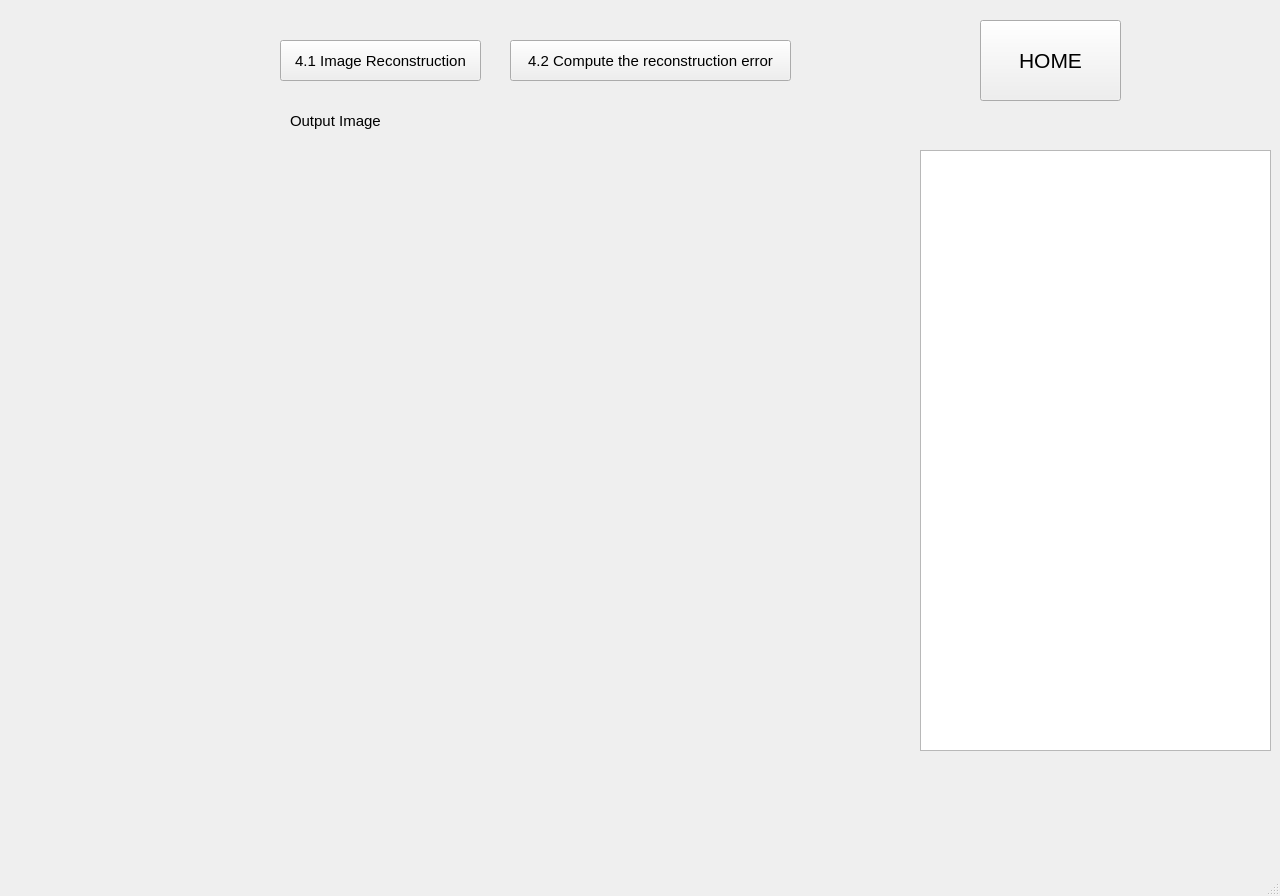
<?xml version="1.0" encoding="UTF-8"?>
<ui version="4.0">
 <class>MainWindow</class>
 <widget class="QMainWindow" name="MainWindow">
  <property name="geometry">
   <rect>
    <x>0</x>
    <y>0</y>
    <width>1280</width>
    <height>896</height>
   </rect>
  </property>
  <property name="windowTitle">
   <string>MainWindow</string>
  </property>
  <widget class="QWidget" name="centralwidget">
   <widget class="QStackedWidget" name="stackedWidget">
    <property name="geometry">
     <rect>
      <x>-40</x>
      <y>-10</y>
      <width>1321</width>
      <height>871</height>
     </rect>
    </property>
    <property name="font">
     <font>
      <pointsize>11</pointsize>
     </font>
    </property>
    <property name="currentIndex">
     <number>2</number>
    </property>
    <widget class="QWidget" name="page">
     <widget class="QLabel" name="label_4">
      <property name="geometry">
       <rect>
        <x>460</x>
        <y>100</y>
        <width>401</width>
        <height>81</height>
       </rect>
      </property>
      <property name="font">
       <font>
        <pointsize>17</pointsize>
       </font>
      </property>
      <property name="text">
       <string>(Computer Vision and Deep Learning)</string>
      </property>
     </widget>
     <widget class="QPushButton" name="pushButton_image_2">
      <property name="geometry">
       <rect>
        <x>390</x>
        <y>390</y>
        <width>161</width>
        <height>71</height>
       </rect>
      </property>
      <property name="text">
       <string>2. Optical Flow</string>
      </property>
     </widget>
     <widget class="QLabel" name="label_5">
      <property name="geometry">
       <rect>
        <x>500</x>
        <y>250</y>
        <width>81</width>
        <height>41</height>
       </rect>
      </property>
      <property name="font">
       <font>
        <pointsize>15</pointsize>
       </font>
      </property>
      <property name="text">
       <string>張軍斌</string>
      </property>
     </widget>
     <widget class="QLabel" name="label_6">
      <property name="geometry">
       <rect>
        <x>610</x>
        <y>250</y>
        <width>81</width>
        <height>41</height>
       </rect>
      </property>
      <property name="font">
       <font>
        <pointsize>15</pointsize>
       </font>
      </property>
      <property name="text">
       <string>資工所</string>
      </property>
     </widget>
     <widget class="QPushButton" name="pushButton_image_5">
      <property name="geometry">
       <rect>
        <x>970</x>
        <y>390</y>
        <width>171</width>
        <height>71</height>
       </rect>
      </property>
      <property name="text">
       <string>5. ResNet50</string>
      </property>
     </widget>
     <widget class="QPushButton" name="pushButton_image_1">
      <property name="geometry">
       <rect>
        <x>170</x>
        <y>390</y>
        <width>201</width>
        <height>71</height>
       </rect>
      </property>
      <property name="text">
       <string>1. Background Subtraction</string>
      </property>
     </widget>
     <widget class="QLabel" name="label">
      <property name="geometry">
       <rect>
        <x>590</x>
        <y>170</y>
        <width>141</width>
        <height>51</height>
       </rect>
      </property>
      <property name="font">
       <font>
        <pointsize>18</pointsize>
       </font>
      </property>
      <property name="text">
       <string>Homework 2
</string>
      </property>
     </widget>
     <widget class="QLabel" name="label_2">
      <property name="geometry">
       <rect>
        <x>710</x>
        <y>250</y>
        <width>111</width>
        <height>41</height>
       </rect>
      </property>
      <property name="font">
       <font>
        <pointsize>15</pointsize>
       </font>
      </property>
      <property name="text">
       <string>P78083025</string>
      </property>
     </widget>
     <widget class="QPushButton" name="pushButton_image_3">
      <property name="geometry">
       <rect>
        <x>570</x>
        <y>390</y>
        <width>201</width>
        <height>71</height>
       </rect>
      </property>
      <property name="text">
       <string>3. Perspective Transform</string>
      </property>
     </widget>
     <widget class="QPushButton" name="pushButton_image_4">
      <property name="geometry">
       <rect>
        <x>790</x>
        <y>390</y>
        <width>161</width>
        <height>71</height>
       </rect>
      </property>
      <property name="text">
       <string>4. PCA</string>
      </property>
     </widget>
     <widget class="QLabel" name="label_3">
      <property name="geometry">
       <rect>
        <x>500</x>
        <y>20</y>
        <width>321</width>
        <height>151</height>
       </rect>
      </property>
      <property name="font">
       <font>
        <pointsize>26</pointsize>
       </font>
      </property>
      <property name="text">
       <string>電腦視覺與深度學習
</string>
      </property>
     </widget>
    </widget>
    <widget class="QWidget" name="page_3">
     <widget class="QPushButton" name="pushButton_image_12">
      <property name="geometry">
       <rect>
        <x>390</x>
        <y>60</y>
        <width>191</width>
        <height>41</height>
       </rect>
      </property>
      <property name="text">
       <string>Perspective Transform</string>
      </property>
     </widget>
     <widget class="QPushButton" name="pushButton_image_13">
      <property name="geometry">
       <rect>
        <x>1030</x>
        <y>40</y>
        <width>141</width>
        <height>81</height>
       </rect>
      </property>
      <property name="font">
       <font>
        <pointsize>16</pointsize>
       </font>
      </property>
      <property name="text">
       <string>HOME</string>
      </property>
     </widget>
     <widget class="QLabel" name="label_inputimage_4">
      <property name="geometry">
       <rect>
        <x>359</x>
        <y>200</y>
        <width>960</width>
        <height>451</height>
       </rect>
      </property>
      <property name="font">
       <font>
        <family>Times New Roman</family>
        <pointsize>12</pointsize>
        <weight>75</weight>
        <bold>true</bold>
       </font>
      </property>
      <property name="autoFillBackground">
       <bool>true</bool>
      </property>
      <property name="frameShadow">
       <enum>QFrame::Plain</enum>
      </property>
      <property name="text">
       <string/>
      </property>
     </widget>
     <widget class="QTextBrowser" name="textBrowser_image_4">
      <property name="geometry">
       <rect>
        <x>50</x>
        <y>200</y>
        <width>291</width>
        <height>221</height>
       </rect>
      </property>
     </widget>
     <widget class="QPushButton" name="pushButton_image_18">
      <property name="geometry">
       <rect>
        <x>610</x>
        <y>60</y>
        <width>111</width>
        <height>41</height>
       </rect>
      </property>
      <property name="text">
       <string>Play Video</string>
      </property>
     </widget>
     <widget class="QLabel" name="label_input_12">
      <property name="enabled">
       <bool>true</bool>
      </property>
      <property name="geometry">
       <rect>
        <x>847</x>
        <y>150</y>
        <width>471</width>
        <height>41</height>
       </rect>
      </property>
      <property name="layoutDirection">
       <enum>Qt::RightToLeft</enum>
      </property>
      <property name="autoFillBackground">
       <bool>false</bool>
      </property>
      <property name="locale">
       <locale language="Chinese" country="China"/>
      </property>
      <property name="text">
       <string>Perspective Transform Video</string>
      </property>
      <property name="textFormat">
       <enum>Qt::AutoText</enum>
      </property>
      <property name="scaledContents">
       <bool>false</bool>
      </property>
      <property name="alignment">
       <set>Qt::AlignCenter</set>
      </property>
      <property name="wordWrap">
       <bool>false</bool>
      </property>
     </widget>
     <widget class="QLabel" name="label_input_9">
      <property name="enabled">
       <bool>true</bool>
      </property>
      <property name="geometry">
       <rect>
        <x>353</x>
        <y>150</y>
        <width>481</width>
        <height>41</height>
       </rect>
      </property>
      <property name="layoutDirection">
       <enum>Qt::RightToLeft</enum>
      </property>
      <property name="autoFillBackground">
       <bool>false</bool>
      </property>
      <property name="locale">
       <locale language="Chinese" country="China"/>
      </property>
      <property name="text">
       <string>Original Video</string>
      </property>
      <property name="textFormat">
       <enum>Qt::AutoText</enum>
      </property>
      <property name="scaledContents">
       <bool>false</bool>
      </property>
      <property name="alignment">
       <set>Qt::AlignCenter</set>
      </property>
      <property name="wordWrap">
       <bool>false</bool>
      </property>
     </widget>
     <widget class="QLabel" name="label_inputimage_6">
      <property name="geometry">
       <rect>
        <x>50</x>
        <y>430</y>
        <width>290</width>
        <height>221</height>
       </rect>
      </property>
      <property name="font">
       <font>
        <family>Times New Roman</family>
        <pointsize>12</pointsize>
        <weight>75</weight>
        <bold>true</bold>
       </font>
      </property>
      <property name="autoFillBackground">
       <bool>true</bool>
      </property>
      <property name="frameShadow">
       <enum>QFrame::Plain</enum>
      </property>
      <property name="text">
       <string/>
      </property>
     </widget>
    </widget>
    <widget class="QWidget" name="page_4">
     <widget class="QPushButton" name="pushButton_image_14">
      <property name="geometry">
       <rect>
        <x>320</x>
        <y>50</y>
        <width>201</width>
        <height>41</height>
       </rect>
      </property>
      <property name="text">
       <string>4.1 Image Reconstruction</string>
      </property>
     </widget>
     <widget class="QPushButton" name="pushButton_image_16">
      <property name="geometry">
       <rect>
        <x>1020</x>
        <y>30</y>
        <width>141</width>
        <height>81</height>
       </rect>
      </property>
      <property name="font">
       <font>
        <pointsize>16</pointsize>
       </font>
      </property>
      <property name="text">
       <string>HOME</string>
      </property>
     </widget>
     <widget class="QLabel" name="label_inputimage_5">
      <property name="geometry">
       <rect>
        <x>50</x>
        <y>160</y>
        <width>900</width>
        <height>600</height>
       </rect>
      </property>
      <property name="font">
       <font>
        <family>Times New Roman</family>
        <pointsize>12</pointsize>
        <weight>75</weight>
        <bold>true</bold>
       </font>
      </property>
      <property name="autoFillBackground">
       <bool>true</bool>
      </property>
      <property name="frameShadow">
       <enum>QFrame::Plain</enum>
      </property>
      <property name="text">
       <string/>
      </property>
     </widget>
     <widget class="QPushButton" name="pushButton_image_15">
      <property name="geometry">
       <rect>
        <x>550</x>
        <y>50</y>
        <width>281</width>
        <height>41</height>
       </rect>
      </property>
      <property name="text">
       <string>4.2 Compute the reconstruction error</string>
      </property>
     </widget>
     <widget class="QLabel" name="label_input_10">
      <property name="enabled">
       <bool>true</bool>
      </property>
      <property name="geometry">
       <rect>
        <x>330</x>
        <y>110</y>
        <width>101</width>
        <height>41</height>
       </rect>
      </property>
      <property name="layoutDirection">
       <enum>Qt::RightToLeft</enum>
      </property>
      <property name="autoFillBackground">
       <bool>false</bool>
      </property>
      <property name="locale">
       <locale language="Chinese" country="China"/>
      </property>
      <property name="text">
       <string>Output Image</string>
      </property>
      <property name="textFormat">
       <enum>Qt::AutoText</enum>
      </property>
      <property name="scaledContents">
       <bool>false</bool>
      </property>
      <property name="wordWrap">
       <bool>false</bool>
      </property>
     </widget>
     <widget class="QTextBrowser" name="textBrowser_image_3">
      <property name="geometry">
       <rect>
        <x>960</x>
        <y>160</y>
        <width>351</width>
        <height>601</height>
       </rect>
      </property>
     </widget>
    </widget>
    <widget class="QWidget" name="page_5">
     <widget class="QPushButton" name="pushButton_image_25">
      <property name="geometry">
       <rect>
        <x>51</x>
        <y>50</y>
        <width>191</width>
        <height>41</height>
       </rect>
      </property>
      <property name="text">
       <string>5.1 Show Training Image</string>
      </property>
     </widget>
     <widget class="QPushButton" name="pushButton_image_26">
      <property name="geometry">
       <rect>
        <x>251</x>
        <y>50</y>
        <width>191</width>
        <height>41</height>
       </rect>
      </property>
      <property name="text">
       <string>5.2 Show TensorBoard</string>
      </property>
     </widget>
     <widget class="QLabel" name="label_input_17">
      <property name="enabled">
       <bool>true</bool>
      </property>
      <property name="geometry">
       <rect>
        <x>51</x>
        <y>100</y>
        <width>481</width>
        <height>41</height>
       </rect>
      </property>
      <property name="layoutDirection">
       <enum>Qt::RightToLeft</enum>
      </property>
      <property name="autoFillBackground">
       <bool>false</bool>
      </property>
      <property name="locale">
       <locale language="Chinese" country="China"/>
      </property>
      <property name="text">
       <string>Training Image</string>
      </property>
      <property name="textFormat">
       <enum>Qt::AutoText</enum>
      </property>
      <property name="scaledContents">
       <bool>false</bool>
      </property>
      <property name="alignment">
       <set>Qt::AlignCenter</set>
      </property>
      <property name="wordWrap">
       <bool>false</bool>
      </property>
     </widget>
     <widget class="QLabel" name="label_input_18">
      <property name="enabled">
       <bool>true</bool>
      </property>
      <property name="geometry">
       <rect>
        <x>870</x>
        <y>110</y>
        <width>431</width>
        <height>41</height>
       </rect>
      </property>
      <property name="layoutDirection">
       <enum>Qt::LeftToRight</enum>
      </property>
      <property name="autoFillBackground">
       <bool>false</bool>
      </property>
      <property name="locale">
       <locale language="Chinese" country="China"/>
      </property>
      <property name="text">
       <string>Test Image</string>
      </property>
      <property name="textFormat">
       <enum>Qt::AutoText</enum>
      </property>
      <property name="scaledContents">
       <bool>false</bool>
      </property>
      <property name="alignment">
       <set>Qt::AlignCenter</set>
      </property>
      <property name="wordWrap">
       <bool>false</bool>
      </property>
     </widget>
     <widget class="QPushButton" name="pushButton_image_27">
      <property name="geometry">
       <rect>
        <x>452</x>
        <y>50</y>
        <width>181</width>
        <height>41</height>
       </rect>
      </property>
      <property name="text">
       <string>5.3 Show Test Image</string>
      </property>
     </widget>
     <widget class="QPushButton" name="pushButton_image_28">
      <property name="geometry">
       <rect>
        <x>1151</x>
        <y>30</y>
        <width>141</width>
        <height>81</height>
       </rect>
      </property>
      <property name="font">
       <font>
        <pointsize>16</pointsize>
       </font>
      </property>
      <property name="text">
       <string>HOME</string>
      </property>
     </widget>
     <widget class="QLabel" name="label_inputimage_9">
      <property name="geometry">
       <rect>
        <x>41</x>
        <y>140</y>
        <width>820</width>
        <height>270</height>
       </rect>
      </property>
      <property name="font">
       <font>
        <family>Times New Roman</family>
        <pointsize>12</pointsize>
        <weight>75</weight>
        <bold>true</bold>
       </font>
      </property>
      <property name="autoFillBackground">
       <bool>true</bool>
      </property>
      <property name="frameShadow">
       <enum>QFrame::Plain</enum>
      </property>
      <property name="text">
       <string/>
      </property>
     </widget>
     <widget class="QLabel" name="label_input_21">
      <property name="enabled">
       <bool>true</bool>
      </property>
      <property name="geometry">
       <rect>
        <x>881</x>
        <y>470</y>
        <width>431</width>
        <height>41</height>
       </rect>
      </property>
      <property name="layoutDirection">
       <enum>Qt::RightToLeft</enum>
      </property>
      <property name="autoFillBackground">
       <bool>false</bool>
      </property>
      <property name="locale">
       <locale language="Chinese" country="China"/>
      </property>
      <property name="text">
       <string>Random-Erasing effect comparison</string>
      </property>
      <property name="textFormat">
       <enum>Qt::AutoText</enum>
      </property>
      <property name="scaledContents">
       <bool>false</bool>
      </property>
      <property name="alignment">
       <set>Qt::AlignCenter</set>
      </property>
      <property name="wordWrap">
       <bool>false</bool>
      </property>
     </widget>
     <widget class="QLabel" name="label_inputimage_18">
      <property name="geometry">
       <rect>
        <x>880</x>
        <y>160</y>
        <width>420</width>
        <height>300</height>
       </rect>
      </property>
      <property name="font">
       <font>
        <family>Times New Roman</family>
        <pointsize>12</pointsize>
        <weight>75</weight>
        <bold>true</bold>
       </font>
      </property>
      <property name="autoFillBackground">
       <bool>true</bool>
      </property>
      <property name="frameShadow">
       <enum>QFrame::Plain</enum>
      </property>
      <property name="text">
       <string/>
      </property>
     </widget>
     <widget class="QLabel" name="label_inputimage_19">
      <property name="geometry">
       <rect>
        <x>41</x>
        <y>420</y>
        <width>820</width>
        <height>430</height>
       </rect>
      </property>
      <property name="font">
       <font>
        <family>Times New Roman</family>
        <pointsize>12</pointsize>
        <weight>75</weight>
        <bold>true</bold>
       </font>
      </property>
      <property name="autoFillBackground">
       <bool>true</bool>
      </property>
      <property name="frameShadow">
       <enum>QFrame::Plain</enum>
      </property>
      <property name="text">
       <string/>
      </property>
     </widget>
     <widget class="QPushButton" name="pushButton_image_29">
      <property name="geometry">
       <rect>
        <x>642</x>
        <y>50</y>
        <width>191</width>
        <height>41</height>
       </rect>
      </property>
      <property name="text">
       <string>5.4 Improve ResNet50</string>
      </property>
     </widget>
     <widget class="QLabel" name="label_input_22">
      <property name="enabled">
       <bool>true</bool>
      </property>
      <property name="geometry">
       <rect>
        <x>51</x>
        <y>7</y>
        <width>411</width>
        <height>41</height>
       </rect>
      </property>
      <property name="font">
       <font>
        <pointsize>14</pointsize>
       </font>
      </property>
      <property name="layoutDirection">
       <enum>Qt::RightToLeft</enum>
      </property>
      <property name="autoFillBackground">
       <bool>false</bool>
      </property>
      <property name="locale">
       <locale language="Chinese" country="China"/>
      </property>
      <property name="text">
       <string>5. Dogs and Cats classification Using ResNet50</string>
      </property>
      <property name="textFormat">
       <enum>Qt::AutoText</enum>
      </property>
      <property name="scaledContents">
       <bool>false</bool>
      </property>
      <property name="wordWrap">
       <bool>false</bool>
      </property>
     </widget>
     <widget class="QLabel" name="label_inputimage_20">
      <property name="geometry">
       <rect>
        <x>880</x>
        <y>519</y>
        <width>420</width>
        <height>330</height>
       </rect>
      </property>
      <property name="font">
       <font>
        <family>Times New Roman</family>
        <pointsize>12</pointsize>
        <weight>75</weight>
        <bold>true</bold>
       </font>
      </property>
      <property name="autoFillBackground">
       <bool>true</bool>
      </property>
      <property name="frameShadow">
       <enum>QFrame::Plain</enum>
      </property>
      <property name="text">
       <string/>
      </property>
     </widget>
    </widget>
    <widget class="QWidget" name="page_2">
     <widget class="QPushButton" name="pushButton_image_10">
      <property name="geometry">
       <rect>
        <x>1030</x>
        <y>20</y>
        <width>141</width>
        <height>81</height>
       </rect>
      </property>
      <property name="font">
       <font>
        <pointsize>16</pointsize>
       </font>
      </property>
      <property name="text">
       <string>HOME</string>
      </property>
     </widget>
     <widget class="QPushButton" name="pushButton_image_11">
      <property name="geometry">
       <rect>
        <x>400</x>
        <y>40</y>
        <width>231</width>
        <height>41</height>
       </rect>
      </property>
      <property name="text">
       <string>Background Subtraction</string>
      </property>
     </widget>
     <widget class="QLabel" name="label_inputimage_3">
      <property name="geometry">
       <rect>
        <x>340</x>
        <y>170</y>
        <width>1000</width>
        <height>400</height>
       </rect>
      </property>
      <property name="font">
       <font>
        <family>Times New Roman</family>
        <pointsize>12</pointsize>
        <weight>75</weight>
        <bold>true</bold>
       </font>
      </property>
      <property name="autoFillBackground">
       <bool>true</bool>
      </property>
      <property name="frameShadow">
       <enum>QFrame::Plain</enum>
      </property>
      <property name="text">
       <string/>
      </property>
     </widget>
     <widget class="QLabel" name="label_input_8">
      <property name="enabled">
       <bool>true</bool>
      </property>
      <property name="geometry">
       <rect>
        <x>334</x>
        <y>120</y>
        <width>491</width>
        <height>41</height>
       </rect>
      </property>
      <property name="layoutDirection">
       <enum>Qt::RightToLeft</enum>
      </property>
      <property name="autoFillBackground">
       <bool>false</bool>
      </property>
      <property name="locale">
       <locale language="Chinese" country="China"/>
      </property>
      <property name="text">
       <string>Original Video</string>
      </property>
      <property name="textFormat">
       <enum>Qt::AutoText</enum>
      </property>
      <property name="scaledContents">
       <bool>false</bool>
      </property>
      <property name="alignment">
       <set>Qt::AlignCenter</set>
      </property>
      <property name="wordWrap">
       <bool>false</bool>
      </property>
     </widget>
     <widget class="QTextBrowser" name="textBrowser_image_2">
      <property name="geometry">
       <rect>
        <x>50</x>
        <y>170</y>
        <width>271</width>
        <height>401</height>
       </rect>
      </property>
     </widget>
     <widget class="QPushButton" name="pushButton_image_17">
      <property name="geometry">
       <rect>
        <x>660</x>
        <y>40</y>
        <width>121</width>
        <height>41</height>
       </rect>
      </property>
      <property name="text">
       <string>Play Video</string>
      </property>
     </widget>
     <widget class="QLabel" name="label_input_11">
      <property name="enabled">
       <bool>true</bool>
      </property>
      <property name="geometry">
       <rect>
        <x>830</x>
        <y>120</y>
        <width>481</width>
        <height>41</height>
       </rect>
      </property>
      <property name="layoutDirection">
       <enum>Qt::RightToLeft</enum>
      </property>
      <property name="autoFillBackground">
       <bool>false</bool>
      </property>
      <property name="locale">
       <locale language="Chinese" country="China"/>
      </property>
      <property name="text">
       <string>Background Subtraction Video</string>
      </property>
      <property name="textFormat">
       <enum>Qt::AutoText</enum>
      </property>
      <property name="scaledContents">
       <bool>false</bool>
      </property>
      <property name="alignment">
       <set>Qt::AlignCenter</set>
      </property>
      <property name="wordWrap">
       <bool>false</bool>
      </property>
     </widget>
    </widget>
    <widget class="QWidget" name="page_1">
     <widget class="QPushButton" name="pushButton_image_6">
      <property name="geometry">
       <rect>
        <x>210</x>
        <y>30</y>
        <width>161</width>
        <height>41</height>
       </rect>
      </property>
      <property name="text">
       <string>2.1 Preprocessing</string>
      </property>
     </widget>
     <widget class="QLabel" name="label_inputimage">
      <property name="geometry">
       <rect>
        <x>50</x>
        <y>420</y>
        <width>450</width>
        <height>360</height>
       </rect>
      </property>
      <property name="font">
       <font>
        <family>Times New Roman</family>
        <pointsize>12</pointsize>
        <weight>75</weight>
        <bold>true</bold>
       </font>
      </property>
      <property name="autoFillBackground">
       <bool>true</bool>
      </property>
      <property name="frameShadow">
       <enum>QFrame::Plain</enum>
      </property>
      <property name="text">
       <string/>
      </property>
     </widget>
     <widget class="QPushButton" name="pushButton_image_7">
      <property name="geometry">
       <rect>
        <x>400</x>
        <y>30</y>
        <width>161</width>
        <height>41</height>
       </rect>
      </property>
      <property name="text">
       <string>2.2 Video Tracking</string>
      </property>
     </widget>
     <widget class="QLabel" name="label_input_3">
      <property name="enabled">
       <bool>true</bool>
      </property>
      <property name="geometry">
       <rect>
        <x>530</x>
        <y>130</y>
        <width>771</width>
        <height>41</height>
       </rect>
      </property>
      <property name="layoutDirection">
       <enum>Qt::RightToLeft</enum>
      </property>
      <property name="autoFillBackground">
       <bool>false</bool>
      </property>
      <property name="locale">
       <locale language="Chinese" country="China"/>
      </property>
      <property name="text">
       <string>Optical Flow  Video tracking</string>
      </property>
      <property name="textFormat">
       <enum>Qt::AutoText</enum>
      </property>
      <property name="scaledContents">
       <bool>false</bool>
      </property>
      <property name="alignment">
       <set>Qt::AlignCenter</set>
      </property>
      <property name="wordWrap">
       <bool>false</bool>
      </property>
     </widget>
     <widget class="QLabel" name="label_input_4">
      <property name="enabled">
       <bool>true</bool>
      </property>
      <property name="geometry">
       <rect>
        <x>60</x>
        <y>30</y>
        <width>131</width>
        <height>41</height>
       </rect>
      </property>
      <property name="font">
       <font>
        <pointsize>14</pointsize>
       </font>
      </property>
      <property name="layoutDirection">
       <enum>Qt::RightToLeft</enum>
      </property>
      <property name="autoFillBackground">
       <bool>false</bool>
      </property>
      <property name="locale">
       <locale language="Chinese" country="China"/>
      </property>
      <property name="text">
       <string>2. Optical Flow</string>
      </property>
      <property name="textFormat">
       <enum>Qt::AutoText</enum>
      </property>
      <property name="scaledContents">
       <bool>false</bool>
      </property>
      <property name="wordWrap">
       <bool>false</bool>
      </property>
     </widget>
     <widget class="QPushButton" name="pushButton_image_8">
      <property name="geometry">
       <rect>
        <x>580</x>
        <y>30</y>
        <width>131</width>
        <height>41</height>
       </rect>
      </property>
      <property name="text">
       <string>Play Video</string>
      </property>
     </widget>
     <widget class="QTextBrowser" name="textBrowser_image">
      <property name="geometry">
       <rect>
        <x>50</x>
        <y>100</y>
        <width>451</width>
        <height>261</height>
       </rect>
      </property>
     </widget>
     <widget class="QLabel" name="label_inputimage_2">
      <property name="geometry">
       <rect>
        <x>530</x>
        <y>180</y>
        <width>770</width>
        <height>560</height>
       </rect>
      </property>
      <property name="font">
       <font>
        <family>Times New Roman</family>
        <pointsize>12</pointsize>
        <weight>75</weight>
        <bold>true</bold>
       </font>
      </property>
      <property name="autoFillBackground">
       <bool>true</bool>
      </property>
      <property name="frameShadow">
       <enum>QFrame::Plain</enum>
      </property>
      <property name="text">
       <string/>
      </property>
     </widget>
     <widget class="QLabel" name="label_input_5">
      <property name="enabled">
       <bool>true</bool>
      </property>
      <property name="geometry">
       <rect>
        <x>50</x>
        <y>370</y>
        <width>451</width>
        <height>41</height>
       </rect>
      </property>
      <property name="layoutDirection">
       <enum>Qt::RightToLeft</enum>
      </property>
      <property name="autoFillBackground">
       <bool>false</bool>
      </property>
      <property name="locale">
       <locale language="Chinese" country="China"/>
      </property>
      <property name="text">
       <string>Preprocessing Image</string>
      </property>
      <property name="textFormat">
       <enum>Qt::AutoText</enum>
      </property>
      <property name="scaledContents">
       <bool>false</bool>
      </property>
      <property name="alignment">
       <set>Qt::AlignCenter</set>
      </property>
      <property name="wordWrap">
       <bool>false</bool>
      </property>
     </widget>
     <widget class="QPushButton" name="pushButton_image">
      <property name="geometry">
       <rect>
        <x>1040</x>
        <y>20</y>
        <width>141</width>
        <height>81</height>
       </rect>
      </property>
      <property name="font">
       <font>
        <pointsize>16</pointsize>
       </font>
      </property>
      <property name="text">
       <string>HOME</string>
      </property>
     </widget>
    </widget>
   </widget>
  </widget>
  <widget class="QStatusBar" name="statusbar"/>
  <widget class="QMenuBar" name="menubar">
   <property name="geometry">
    <rect>
     <x>0</x>
     <y>0</y>
     <width>1280</width>
     <height>28</height>
    </rect>
   </property>
  </widget>
 </widget>
 <resources/>
 <connections/>
</ui>
